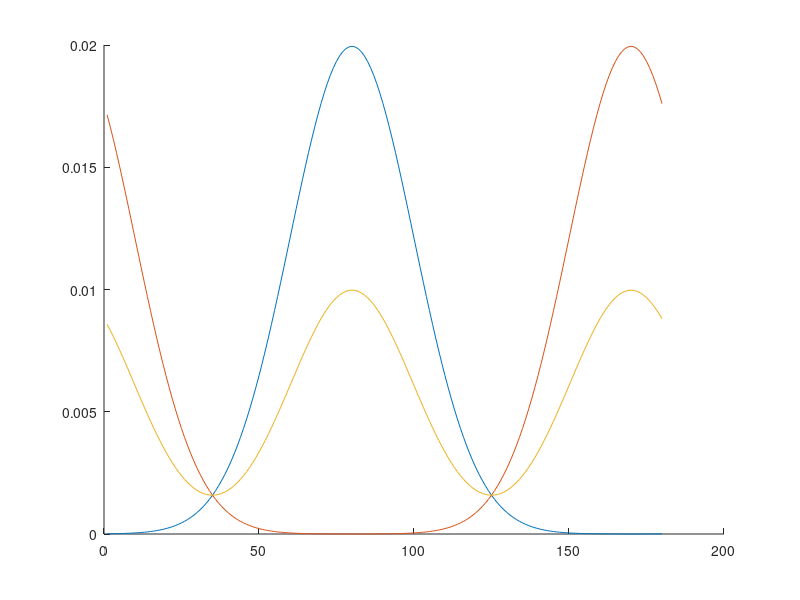

The MATLAB source for this figure: (Note: this script raises an error after producing the figure.)
%Fourier Fit Code

%% Load data set
clear all
close all
clc

addpath(genpath('..'));

%% Data set informaton
theta = 1:1:180;
theta360 = 1:1:360;
data_raw = [27 33 40 48 58 70 84 101 121 144 171 203 240 283 333 392 459 537 626 728 845 978 1129 1300 1494 1712 1957 2231 2538 2879 3258 3678 4142 4653 5213 5827 6496 7224 8014 8868 9788 10777 11836 12967 14170 15447 16796 18218 19710 21272 22900 24591 26341 28145 29998 31893 33822 35779 37755 39740 41726 43701 45655 47578 49458 51283 53044 54727 56324 57822 59211 60483 61628 62637 63505 64223 64788 65194 65439 65520 65439 65194 64788 64223 63505 62637 61628 60483 59211 57822 56324 54727 53044 51283 49458 47578 45655 43701 41726 39740 37755 35779 33822 31893 29998 28145 26341 24591 22900 21272 19710 18218 16796 15447 14170 12967 11836 10777 9788 8868 8014 7224 6496 5827 5213 4653 4142 3678 3258 2879 2538 2231 1957 1712 1494 1300 1129 978 845 728 626 537 459 392 334 283 240 203 171 144 121 101 84 70 58 48 40 33 27 22 18 15 12 10 8 7 6 5 4 3 4 5 6 7 8 10 12 15 18 22 27 33 40 48 58 70 84 101 121 144 171 203 240 283 334 392 459 537 626 728 845 978 1129 1300 1494 1712 1957 2231 2538 2879 3258 3678 4142 4653 5213 5827 6496 7224 8014 8868 9788 10777 11836 12967 14170 15447 16796 18218 19710 21272 22900 24591 26341 28145 29998 31893 33822 35779 37755 39740 41726 43701 45655 47578 49458 51283 53044 54727 56324 57822 59211 60483 61628 62637 63505 64223 64788 65194 65439 65520 65439 65194 64788 64223 63505 62637 61628 60483 59211 57822 56324 54727 53044 51283 49458 47578 45655 43701 41726 39740 37755 35779 33822 31893 29998 28145 26341 24591 22900 21272 19710 18218 16796 15447 14170 12967 11836 10777 9788 8868 8014 7224 6496 5827 5213 4653 4142 3678 3258 2879 2538 2231 1957 1712 1494 1300 1129 978 845 728 626 537 459 392 334 283 240 203 171 144 121 101 84 70 58 48 40 33 27 22 18 15 12 10 8 7 6 5 4 3 4 5 6 7 8 10 12 15 18 22];
data_avg = (data_raw(1:180) + data_raw(181:360))/2;
ndata = data_avg/sum(data_avg);
figure;
hold on

plot(theta,ndata);
data_raw2 = circshift(data_raw', 90)';
data_avg2 = (data_raw2(1:180) + data_raw2(181:360))/2;
ndata_shifted = data_avg2/sum(data_avg2);
plot(theta,ndata_shifted);

ndata_avg60 = data_raw/sum(data_raw);

% raw data average
data_raw3 = (data_raw + data_raw2)/2;
data_avg3 = (data_raw3(1:180) + data_raw3(181:360))/2;
ndata_avg = data_avg3/sum(data_avg3);
plot(theta,ndata_avg);

hold off

%% Fit data to model
fs_order = 10;

% fit data 1
asd = fitToFourierModel(fs_order,theta',ndata');

[myfit, G] = fitToFourierModel(fs_order,theta',ndata');
% fit data 2, shifted data
[myfit_shifted, G] = fitToFourierModel(fs_order,theta',ndata_shifted');
% fit data 3, 360 data
[myfit360, G] = fitToFourierModel(fs_order, theta360',ndata_avg60');


figure
hold on
plot(myfit,theta,ndata)
plot(myfit_shifted,theta,ndata_shifted)
plot(myfit360,theta360,ndata_avg60)
hold off

%% Compare 360 and 180 coefficients
fourier_180 = coeffvalues(myfit);
an180 = fourier_180(1:2:length(fourier_180));
bn180 = fourier_180(2:2:length(fourier_180));
fourier_360 = coeffvalues(myfit360);
an360 = fourier_360(1:2:length(fourier_360));
bn360 = fourier_360(2:2:length(fourier_360));

figure
hold on
plot(myfit,theta,ndata)
plot(myfit360,theta360,ndata_avg60)
hold off


%% Average fourier coefficients between reg and shifted data
fouier_coeffs_avg = (coeffvalues(myfit) + coeffvalues(myfit_shifted))/2;
C_avg = (myfit.C + myfit_shifted.C)/2;
data1_reconstruct = evalFourier(coeffvalues(myfit), myfit.C, 1:180);
data_fourier_avg_reconstruct = evalFourier(fouier_coeffs_avg, C_avg, 1:180);

figure
hold on 
plot(myfit,theta,ndata)
plot(myfit_shifted,theta,ndata_shifted)
plot(theta,data_fourier_avg_reconstruct, 'DisplayName', 'data_fourier_avg_reconstruct');
legend('show');
hold off

%%
figure
hold on
bar([1:length(bn180) bn180; 1:length(bn180), bn360]);
hold off

%% 

fourier_coeff = coeffvalues(myfit)';
an = fourier_coeff(1:2:length(fourier_coeff));
bn = fourier_coeff(2:2:length(fourier_coeff));

a2 = an(1);
b2 = bn(1);
a4 = an(2);
a6 = an(3);
a4 = an(4);

D_ij = [a2 b2; b2 -a2];

[v, d] = eig(D_ij);

primary = atan(v(2,1)/v(1,1)) * (180/pi) + 90
cross = atan(v(2,2)/v(1,2)) * (180/pi) + 90

%% R^2 Value 
fprintf('The R-Squared value is %f \n', G.rsquare);

%% Generate Tensors
ranks = [2 4];
tensors = cell(1,length(ranks));
for r = 1:length(ranks);
    rank = ranks(r);
    aVal = an(rank/2);
    bVal = bn(rank/2);
    tensor = [];
    
    indices = permn([1 2], rank)
    for i = 1:length(indices)
       index = indices(i,:);
       k = sum(index ==2);
       if mod(k,2) == 0
            val = ((-1)^(k/2))*aVal;
        else
            val = ((-1)^((k-1)/2))*bVal;
       end
       s = mat2str(index);
       s = strrep(s, ' ',',');
       s = strrep(s, '[','');
       s = strrep(s, ']','');
       s = strcat('tensor(',s);
       s = strcat(s, ') = val;');
       eval(s);
    end
    tensors{r} = tensor;
end
